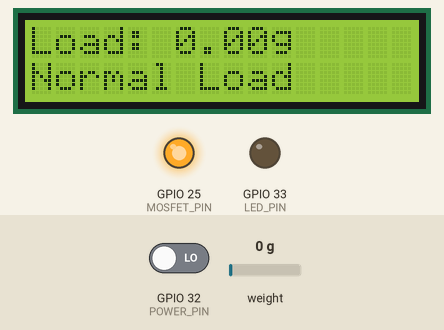
A sketch run on a simulated ESP32. On the bench: 16×2 character LCD, output pins drawn as LEDs (lit = HIGH). The test bench sets the inputs (shaded band); at power-on: weight on the scale 0 g, GPIO 32 (POWER_PIN) LOW. WiFi joins after 1.5 s; servers stay silent unless stated; no MQTT or app messages arrive unless stated.

Above: at 4.8 s.
4.9 s: weight on the scale set to 95 g
At 6.5 s:
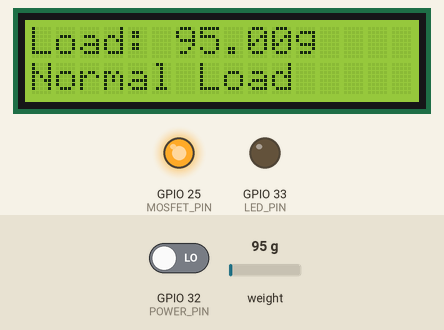
8.2 s: weight on the scale set to 111 g
At 9.5 s:
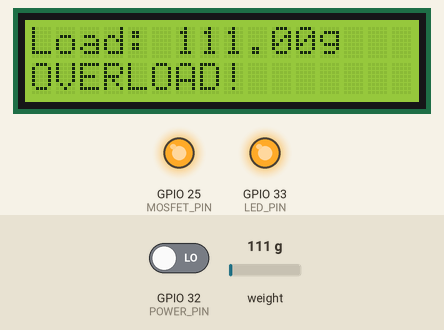
13.2 s: GPIO 32 (POWER_PIN) driven HIGH
At 16.2 s:
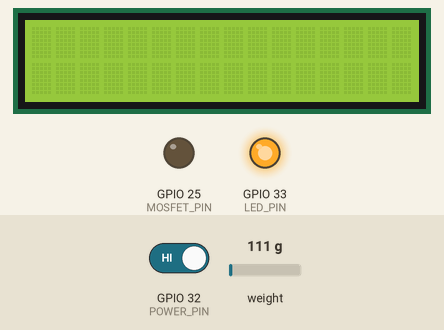
18.2 s: weight on the scale set to 100 g
At 20.8 s:
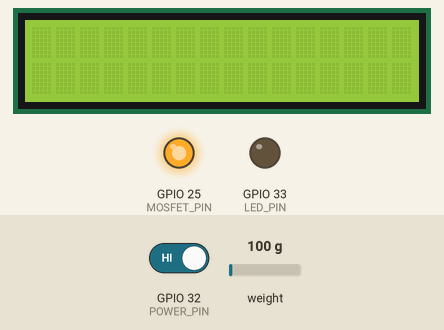
Timing chart, 0 to 22.3 s (numbered marks = the images above; inputs shaded):
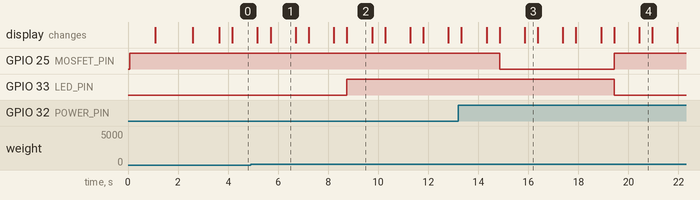

The sketch:

ESP32.ino
```cpp
#include <LiquidCrystal_I2C.h>
#include <HX711.h>
#include <WiFi.h>
#include <PubSubClient.h>
#include <ArduinoJson.h>

/* -------- PIN DEFINITIONS -------- */
#define LC_DATA_PIN 26
#define LC_SCLK_PIN 27
#define MOSFET_PIN  25
#define LED_PIN     33
#define POWER_PIN   32

/* -------- LOAD LIMIT -------- */
#define LOAD_LIMIT 100   // g

/* OTHER CONSTANTS */
#define CALIBRATION_FACTOR 1010.0f
#define VEHICLE_NUMBER "AP 39 AA 1234"

/* -------- WIFI CREDENTIALS -------- */
const char* ssid = "Manjunath";
const char* password = "12345678";

/* -------- MQTT BROKER -------- */
const char* mqtt_server = "broker.hivemq.com";
WiFiClient espClient;
PubSubClient client(espClient);

/* -------- OBJECTS -------- */
LiquidCrystal_I2C lcd(0x27, 16, 2);
HX711 scale;
JsonDocument data;

// Global variables
String jsonData = "";
float loadValue;
bool isPowerOff = true;

/* -------- MQTT CONNECT FUNCTION -------- */
void connectMQTT() {
  while (!client.connected()) {
    if (client.connect("ESP32_Vehicle_Load_01")) {
    } else {
      delay(1000);
    }
  }
}

/* -------- SETUP -------- */
void setup() {

  lcd.init();
  lcd.backlight();

  pinMode(LED_PIN, OUTPUT);
  pinMode(MOSFET_PIN, OUTPUT);
  pinMode(POWER_PIN, INPUT);

  digitalWrite(LED_PIN, LOW);
  digitalWrite(MOSFET_PIN, HIGH);

  scale.begin(LC_DATA_PIN, LC_SCLK_PIN);
  scale.set_scale(CALIBRATION_FACTOR);
  scale.tare();

  /* -------- WIFI CONNECTION -------- */
  WiFi.begin(ssid, password);
  data["vehicle_number"] = VEHICLE_NUMBER;
  lcd.setCursor(0,0);
  lcd.print("Connecting WiFi");

  while (WiFi.status() != WL_CONNECTED) {
    delay(500);
  }

  lcd.clear();
  lcd.print("WiFi Connected");
  delay(1000);

  /* -------- MQTT SETUP -------- */
  client.setServer(mqtt_server, 1883);
  connectMQTT();
}

/* -------- LOOP -------- */
void loop() {

  if (!client.connected()) {
    connectMQTT();
  }
  client.loop();

  lcd.clear();

  isPowerOff = digitalRead(POWER_PIN);

  loadValue = scale.get_units(5);
  if (loadValue < 0) loadValue = 0;

  lcd.setCursor(0,0);
  lcd.print("Load: ");
  lcd.print(loadValue);
  lcd.print("g");

  data["weight"] = loadValue;

  if (loadValue > LOAD_LIMIT) {
    lcd.setCursor(0,1);
    lcd.print("OVERLOAD!");

    digitalWrite(LED_PIN, HIGH);
    if(isPowerOff)
    digitalWrite(MOSFET_PIN, LOW);

    data["status"] = "OVERLOAD";
  }
  else {
    lcd.setCursor(0,1);
    lcd.print("Normal Load");

    digitalWrite(LED_PIN, LOW);
    digitalWrite(MOSFET_PIN, HIGH);

    data["status"] = "NORMAL";
  }

  serializeJson(data,jsonData);
  client.publish("esp32MyProject/data", jsonData.c_str());

  delay(1000);
}
```

Measured:
- the behaviour switches between 100 and 101 g on weight on the scale (found by bisection; images 1 and 2)
- after the input at 4.9 s, the display: first differs from a run without the input after 0.80 s (image 1)
- after the input at 8.2 s, GPIO 33 (LED_PIN): LOW → HIGH after 0.55 s; the display: first differs from a run without the input after 0.55 s (image 2)
- after the input at 13.2 s, GPIO 25 (MOSFET_PIN): HIGH → LOW after 1.6 s
- after the input at 18.2 s, GPIO 25 (MOSFET_PIN): LOW → HIGH after 1.2 s; GPIO 33 (LED_PIN): HIGH → LOW after 1.2 s; the display: first differs from a run without the input after 1.2 s (image 4 shows a later state)
- what the display in image 1 shows lasts 1.0 s, from 5.7 s to 6.7 s
- what the display in image 3 shows lasts 0.5 s, from 15.9 s to 16.4 s
